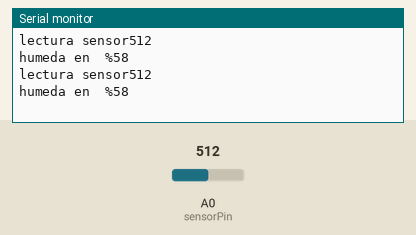
Bench run of a sketch on a simulated Arduino Uno, built with avr-gcc and run on an emulated ATmega328P. On the bench: the last lines printed to the serial monitor. The inputs (shaded band) are chosen by the test bench; at power-on: A0 (sensorPin) = 512.

Above: at 1.8 s.
1.9 s: A0 (sensorPin) set to 716
At 2.3 s:
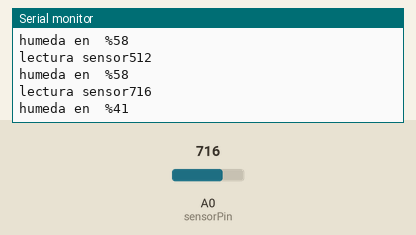
3.4 s: A0 (sensorPin) set to 900
At 4.8 s:
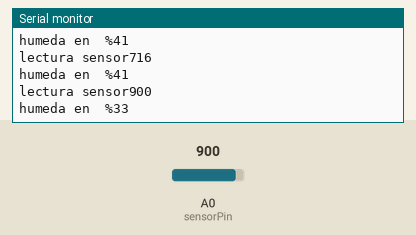
Timing chart, 0 to 6.4 s (numbered marks = the images above; inputs shaded):
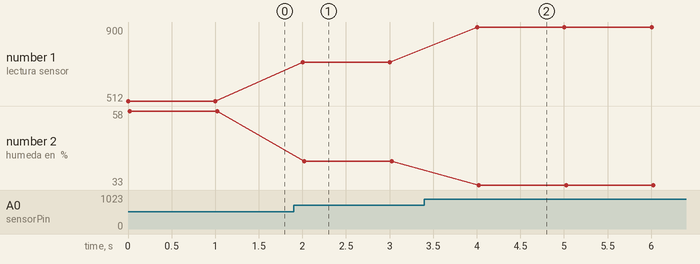

The sketch:

prueba_com_bus_esclavo.ino
```cpp
//Este codigo recoge los datos del sensor de humedad y los anda a wemos.
//se carga en el arrduino 2.

#include <Wire.h>
const int sensorPin = A0;
//se escala la lectura del sensor
// 1020 es 0% de humedad
//310 es 100% de humedad
void setup()
{
  Wire.begin(2);                // Este Esclavo es el número 2
  Wire.onRequest(requestEvent); // Cuando el Maestro le hace una petición,
                                // realiza el requestEvent
}

void loop()
{
  //esta parte es para ver los datos en el puerto serie
  Serial.begin(9600);
  long humedad = analogRead(sensorPin);
  long humedad100 = 300 * 100 / humedad;
   Serial.print("lectura sensor");
   Serial.println(humedad);
   Serial.print("humeda en  %");
   Serial.println(humedad100);
  delay(1000);

}

// Esto es lo que envía cuando le hace la petición.
void requestEvent()
{

   long humedad = analogRead(sensorPin);
  long humedad100 = 300 * 100 / humedad;
  Wire.write(humedad100); // Envía 10 bytes

}
```

Measured:
- after the input at 1.9 s, the serial monitor: prints a new line after 0.10 s (image 1)
- after the input at 3.4 s, the serial monitor: prints a new line after 0.60 s (image 2)
- plotted number 1: 512 → 716 after the input at 1.9 s, 716 → 900 after the input at 3.4 s
- plotted number 2: 58 → 41 after the input at 1.9 s, 41 → 33 after the input at 3.4 s
